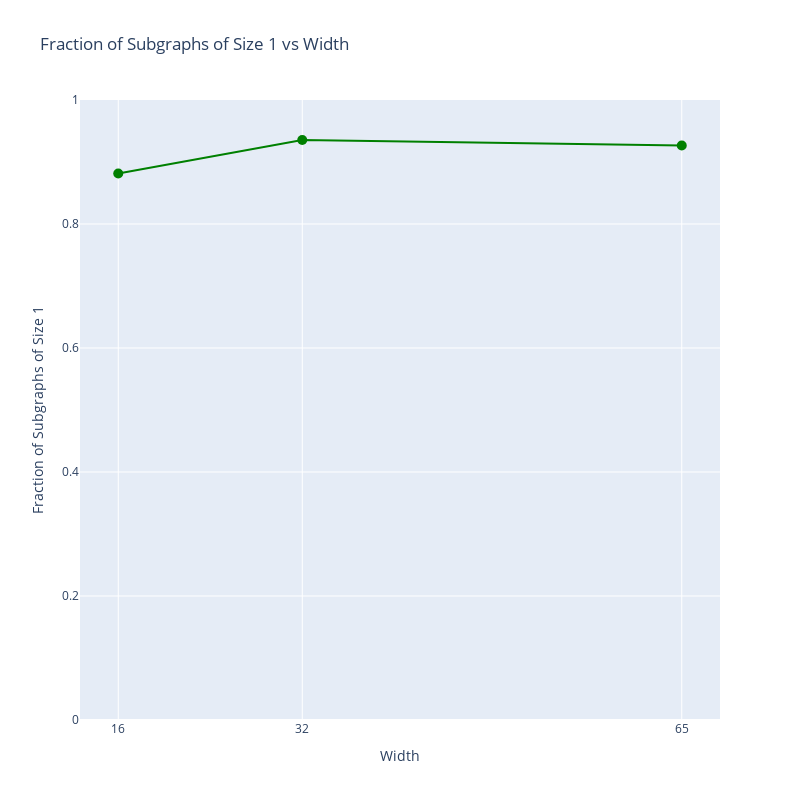

Notebook cell for this chart:
### Code cell
# Calculate the fraction of subgraphs that are size 1
fraction_size_1 = (
    node_info_df_widths.groupby("width")
    .apply(lambda x: (x["subgraph_size"] == 1).mean())
    .reset_index()
)
fraction_size_1.columns = ["width", "fraction_size_1"]

# Create a new figure for the fraction of size 1 subgraphs
fig_fraction = go.Figure()

fig_fraction.add_trace(
    go.Scatter(
        x=fraction_size_1["width"],
        y=fraction_size_1["fraction_size_1"],
        mode="markers+lines",
        name="Fraction of size 1 subgraphs",
        marker=dict(size=10, color="green"),
        line=dict(color="green"),
    )
)

fig_fraction.update_layout(
    title="Fraction of Subgraphs of Size 1 vs Width",
    xaxis_title="Width",
    yaxis_title="Fraction of Subgraphs of Size 1",
    height=800,
    width=800,
    yaxis=dict(range=[0, 1]),  # Set y-axis range from 0 to 1
    legend=dict(yanchor="top", y=0.99, xanchor="right", x=0.99),
)

# Adjust x-axis to show all width values
fig_fraction.update_xaxes(tickmode="array", tickvals=fraction_size_1["width"])

# Save the plot as HTML and PNG
fig_fraction.write_html(pj(output_dir, "fraction_size_1_subgraphs_vs_width.html"))
fig_fraction.write_image(
    pj(output_dir, "fraction_size_1_subgraphs_vs_width.png"), scale=4.0
)

# Display the plot
fig_fraction.show()

### Figure 1 — Plotly figure (JSON) as saved in the notebook; plotly's stock layout.template omitted (floating-point values rounded to 4 significant figures)
{"data": [{"line": {"color": "green"}, "marker": {"color": "green", "size": 10}, "mode": "markers+lines", "name": "Fraction of size 1 subgraphs", "type": "scatter", "x": [16, 32, 65], "y": [0.8815, 0.9356, 0.9266]}], "layout": {"height": 800, "legend": {"x": 0.99, "xanchor": "right", "y": 0.99, "yanchor": "top"}, "title": {"text": "Fraction of Subgraphs of Size 1 vs Width"}, "width": 800, "xaxis": {"tickmode": "array", "tickvals": [16, 32, 65], "title": {"text": "Width"}}, "yaxis": {"range": [0, 1], "title": {"text": "Fraction of Subgraphs of Size 1"}}}}
